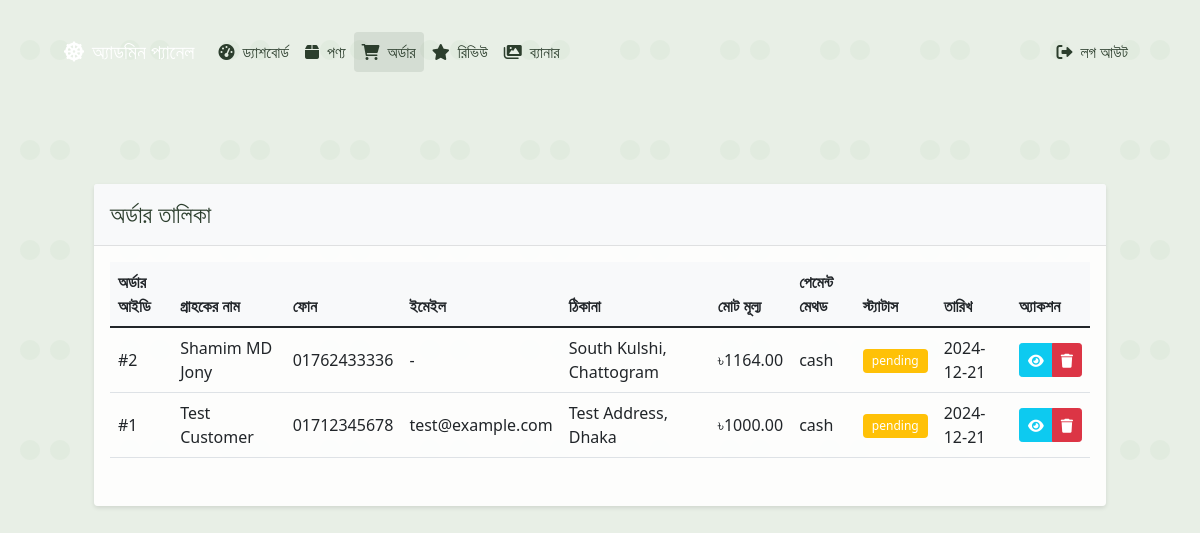
Page /admin/orders (signed in) on the committed database.
### app.py (models this page shows)
class Order(db.Model):
    id = db.Column(db.Integer, primary_key=True)
    customer_name = db.Column(db.String(100), nullable=False)
    customer_phone = db.Column(db.String(20), nullable=False)
    customer_email = db.Column(db.String(120))
    customer_address = db.Column(db.Text, nullable=False)
    payment_method = db.Column(db.String(50), nullable=False)
    total_amount = db.Column(db.Float, nullable=False)
    status = db.Column(db.String(20), nullable=False)
    created_at = db.Column(db.DateTime, default=datetime.utcnow)
    items = db.relationship('OrderItem', backref='order', lazy=True)

### app.py (the view)
@app.route('/admin/orders')
@login_required
def admin_orders():
    orders = Order.query.order_by(Order.created_at.desc()).all()
    print(f"Found {len(orders)} orders")  # Debug log
    return render_template('admin_orders.html', orders=orders)

### app.py (called while the page is built)
@login_manager.user_loader
def load_user(user_id):
    return User.query.get(int(user_id))

@app.context_processor
def inject_current_time():
    return {'current_time': datetime.now().strftime('%Y-%m-%d %H:%M:%S')}

### templates/admin_orders.html (shortened to what this page needs)
{% extends "admin_base.html" %}
{% block admin_content %}
<div class="container my-4">
    <div class="card">
        <div class="card-header d-flex justify-content-between align-items-center">
            <h4 class="mb-0">অর্ডার তালিকা</h4>
        </div>
        <div class="card-body">
            <div class="table-responsive">
                <table class="table table-hover">
                    <thead>
                        <tr>
                            <th>অর্ডার আইডি</th>
                            <th>গ্রাহকের নাম</th>
                            <th>ফোন</th>
                            <th>ইমেইল</th>
                            <th>ঠিকানা</th>
                            <th>মোট মূল্য</th>
                            <th>পেমেন্ট মেথড</th>
                            <th>স্ট্যাটাস</th>
                            <th>তারিখ</th>
                            <th>অ্যাকশন</th>
                        </tr>
                    </thead>
                    <tbody>
                        {% for order in orders %}
                        <tr>
                            <td>#{{ order.id }}</td>
                            <td>{{ order.customer_name }}</td>
                            <td>{{ order.customer_phone }}</td>
                            <td>{{ order.customer_email or '-' }}</td>
                            <td>{{ order.customer_address }}</td>
                            <td>৳{{ "%.2f"|format(order.total_amount) }}</td>
                            <td>{{ order.payment_method }}</td>
                            <td>
                                <span class="badge {% if order.status == 'pending' %}bg-warning{% elif order.status == 'completed' %}bg-success{% else %}bg-secondary{% endif %}">
                                    {{ order.status }}
                                </span>
                            </td>
                            <td>{{ order.created_at.strftime('%Y-%m-%d') }}</td>
                            <td>
                                <div class="btn-group">
                                    <a href="{{ url_for('admin_view_order', id=order.id) }}" class="btn btn-sm btn-info">
                                        <i class="fas fa-eye"></i>
                                    </a>
                                    <a href="{{ url_for('admin_delete_order', id=order.id) }}" class="btn btn-sm btn-danger" onclick="return confirm('আপনি কি নিশ্চিত?');">
                                        <i class="fas fa-trash"></i>
                                    </a>
                                </div>
                            </td>
                        </tr>
                        {% endfor %}
                    </tbody>
                </table>
            </div>
        </div>
    </div>
</div>
{% endblock %}

### templates/base.html (style rules this page uses)
:root { --primary-bg: #E8EFE6; --footer-bg: #D8E6D5; --text-dark: #2C3E2D; --card-bg: rgba(255, 255, 255, 0.9); --header-text-bg: #D8E6D5; --mobile-padding: 1rem; --desktop-padding: 2rem; }
html { font-size: 16px; }
body { background-color: var(--primary-bg); color: var(--text-dark); min-height: 100vh; display: flex; flex-direction: column; overflow-x: hidden; }
.container { padding-left: var(--mobile-padding); padding-right: var(--mobile-padding); }
@media (min-width: 768px) { .container { padding-left: var(--desktop-padding); padding-right: var(--desktop-padding); } }
.card { margin-bottom: 1rem; background-color: var(--card-bg); border: none; box-shadow: 0 2px 4px rgba(0,0,0,0.1); transition: transform 0.3s ease; }
.table-responsive { margin-bottom: 1rem; overflow-x: auto; -webkit-overflow-scrolling: touch; }
.form-control, .btn { font-size: 1rem; padding: 0.5rem 1rem; }

### templates/admin_orders.html (style rules this page uses)
.card { border: none; box-shadow: 0 2px 4px rgba(0,0,0,0.1); }
.card-header { background-color: #f8f9fa; border-bottom: 1px solid rgba(0,0,0,0.1); padding: 1rem; }
.table th { font-weight: 600; background-color: #f8f9fa; }
.table td { vertical-align: middle; }
.badge { padding: 0.5em 0.75em; font-weight: 500; }
.btn-group .btn { padding: 0.25rem 0.5rem; }
.btn-group .btn i { font-size: 0.875rem; }
.btn-info { background-color: #0dcaf0; border-color: #0dcaf0; color: white; }
.btn-danger { background-color: #dc3545; border-color: #dc3545; }

### rows in the picture
Order: id "2", customer_name "Shamim MD Jony", customer_phone "01762433336", customer_email "-", customer_address "South Kulshi, Chattogram", total_amount "1164.00", payment_method "cash", status "pending", created_at "2024-12-21"
Order: id "1", customer_name "Test Customer", customer_phone "01712345678", customer_email "test@example.com", customer_address "Test Address, Dhaka", total_amount "1000.00", payment_method "cash", status "pending", created_at "2024-12-21"
